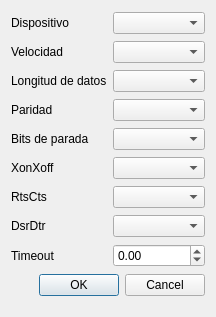
<ui version="4.0" >
 <class>CfgSerialDialog</class>
 <widget class="QDialog" name="CfgSerialDialog" >
  <property name="geometry" >
   <rect>
    <x>0</x>
    <y>0</y>
    <width>216</width>
    <height>317</height>
   </rect>
  </property>
  <property name="windowTitle" >
   <string>Configuración Puerto Serial</string>
  </property>
  <layout class="QGridLayout" name="gridLayout" >
   <item row="0" column="0" >
    <widget class="QLabel" name="label" >
     <property name="text" >
      <string>Dispositivo</string>
     </property>
    </widget>
   </item>
   <item row="0" column="1" >
    <widget class="QComboBox" name="comboPort" />
   </item>
   <item row="1" column="0" >
    <widget class="QLabel" name="label_2" >
     <property name="text" >
      <string>Velocidad</string>
     </property>
    </widget>
   </item>
   <item row="1" column="1" >
    <widget class="QComboBox" name="comboSpeed" />
   </item>
   <item row="2" column="0" >
    <widget class="QLabel" name="label_3" >
     <property name="text" >
      <string>Longitud de datos</string>
     </property>
    </widget>
   </item>
   <item row="2" column="1" >
    <widget class="QComboBox" name="comboSize" />
   </item>
   <item row="3" column="0" >
    <widget class="QLabel" name="label_4" >
     <property name="text" >
      <string>Paridad</string>
     </property>
    </widget>
   </item>
   <item row="3" column="1" >
    <widget class="QComboBox" name="comboParity" />
   </item>
   <item row="4" column="0" >
    <widget class="QLabel" name="label_5" >
     <property name="text" >
      <string>Bits de parada</string>
     </property>
    </widget>
   </item>
   <item row="4" column="1" >
    <widget class="QComboBox" name="comboStop" />
   </item>
   <item row="5" column="0" >
    <widget class="QLabel" name="label_6" >
     <property name="text" >
      <string>XonXoff</string>
     </property>
    </widget>
   </item>
   <item row="5" column="1" >
    <widget class="QComboBox" name="comboXonXoff" />
   </item>
   <item row="6" column="0" >
    <widget class="QLabel" name="label_7" >
     <property name="text" >
      <string>RtsCts</string>
     </property>
    </widget>
   </item>
   <item row="6" column="1" >
    <widget class="QComboBox" name="comboRtsCts" />
   </item>
   <item row="7" column="0" >
    <widget class="QLabel" name="label_8" >
     <property name="text" >
      <string>DsrDtr</string>
     </property>
    </widget>
   </item>
   <item row="7" column="1" >
    <widget class="QComboBox" name="comboDsrDtr" />
   </item>
   <item row="8" column="0" >
    <widget class="QLabel" name="label_9" >
     <property name="text" >
      <string>Timeout</string>
     </property>
    </widget>
   </item>
   <item row="8" column="1" >
    <widget class="QDoubleSpinBox" name="spinTimeOut" >
     <property name="toolTip" >
      <string>Valores negativos hacen que no se tenga en cuenta el tiemeout.</string>
     </property>
     <property name="minimum" >
      <double>-1.000000000000000</double>
     </property>
    </widget>
   </item>
   <item row="9" column="0" colspan="2" >
    <widget class="QDialogButtonBox" name="buttonBox" >
     <property name="orientation" >
      <enum>Qt::Horizontal</enum>
     </property>
     <property name="standardButtons" >
      <set>QDialogButtonBox::Cancel|QDialogButtonBox::Ok</set>
     </property>
    </widget>
   </item>
  </layout>
 </widget>
 <resources/>
 <connections>
  <connection>
   <sender>buttonBox</sender>
   <signal>accepted()</signal>
   <receiver>CfgSerialDialog</receiver>
   <slot>accept()</slot>
   <hints>
    <hint type="sourcelabel" >
     <x>248</x>
     <y>254</y>
    </hint>
    <hint type="destinationlabel" >
     <x>157</x>
     <y>274</y>
    </hint>
   </hints>
  </connection>
  <connection>
   <sender>buttonBox</sender>
   <signal>rejected()</signal>
   <receiver>CfgSerialDialog</receiver>
   <slot>reject()</slot>
   <hints>
    <hint type="sourcelabel" >
     <x>316</x>
     <y>260</y>
    </hint>
    <hint type="destinationlabel" >
     <x>286</x>
     <y>274</y>
    </hint>
   </hints>
  </connection>
 </connections>
</ui>
